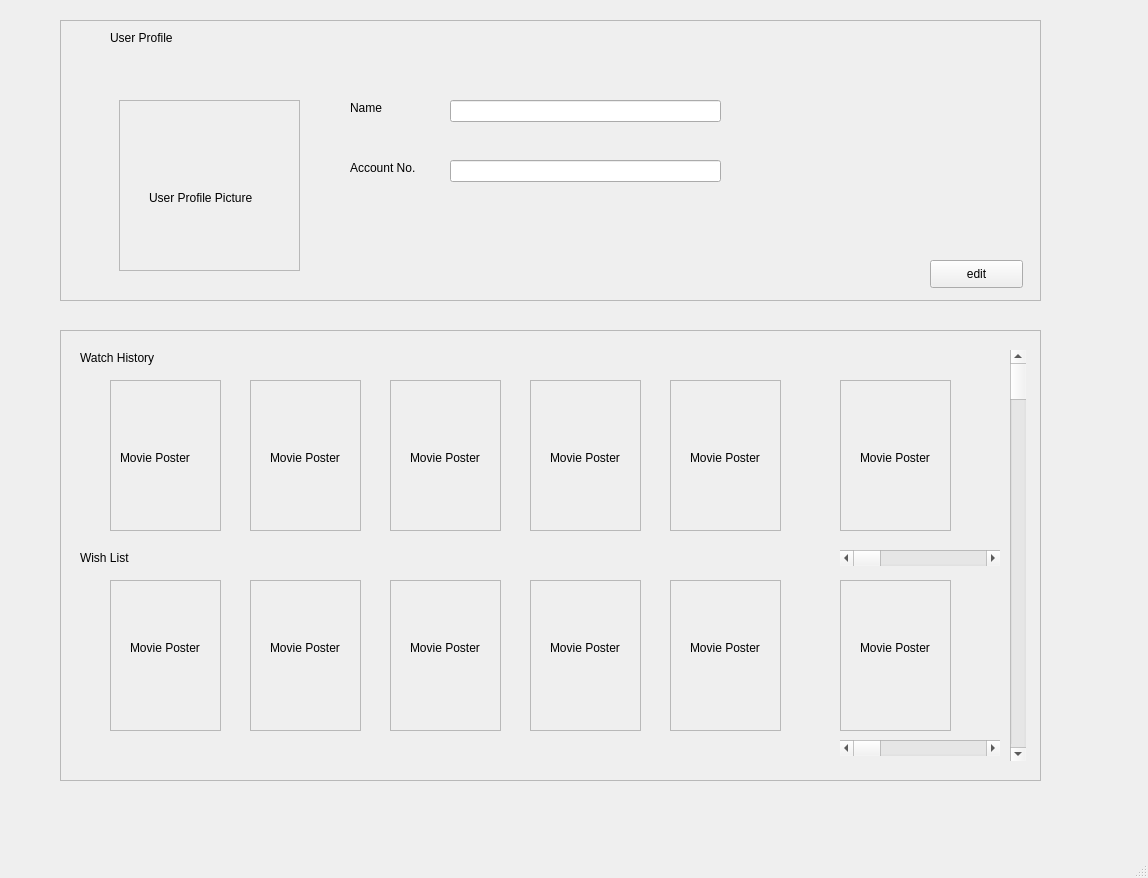
<?xml version="1.0" encoding="UTF-8"?>
<ui version="4.0">
 <class>MainWindow</class>
 <widget class="QMainWindow" name="MainWindow">
  <property name="geometry">
   <rect>
    <x>0</x>
    <y>0</y>
    <width>1148</width>
    <height>878</height>
   </rect>
  </property>
  <property name="windowTitle">
   <string>User Profile</string>
  </property>
  <widget class="QWidget" name="centralwidget">
   <widget class="QFrame" name="frame">
    <property name="geometry">
     <rect>
      <x>60</x>
      <y>20</y>
      <width>981</width>
      <height>281</height>
     </rect>
    </property>
    <property name="frameShape">
     <enum>QFrame::StyledPanel</enum>
    </property>
    <property name="frameShadow">
     <enum>QFrame::Raised</enum>
    </property>
    <widget class="QFrame" name="frame_2">
     <property name="geometry">
      <rect>
       <x>59</x>
       <y>80</y>
       <width>181</width>
       <height>171</height>
      </rect>
     </property>
     <property name="frameShape">
      <enum>QFrame::StyledPanel</enum>
     </property>
     <property name="frameShadow">
      <enum>QFrame::Raised</enum>
     </property>
     <widget class="QLabel" name="label_2">
      <property name="geometry">
       <rect>
        <x>30</x>
        <y>90</y>
        <width>151</width>
        <height>16</height>
       </rect>
      </property>
      <property name="text">
       <string>User Profile Picture</string>
      </property>
     </widget>
    </widget>
    <widget class="QLineEdit" name="lineEdit">
     <property name="geometry">
      <rect>
       <x>390</x>
       <y>80</y>
       <width>271</width>
       <height>22</height>
      </rect>
     </property>
    </widget>
    <widget class="QPushButton" name="pushButton">
     <property name="geometry">
      <rect>
       <x>870</x>
       <y>240</y>
       <width>93</width>
       <height>28</height>
      </rect>
     </property>
     <property name="text">
      <string>edit</string>
     </property>
    </widget>
    <widget class="QLabel" name="label">
     <property name="geometry">
      <rect>
       <x>50</x>
       <y>10</y>
       <width>151</width>
       <height>16</height>
      </rect>
     </property>
     <property name="text">
      <string>User Profile</string>
     </property>
    </widget>
    <widget class="QLabel" name="label_3">
     <property name="geometry">
      <rect>
       <x>290</x>
       <y>80</y>
       <width>55</width>
       <height>16</height>
      </rect>
     </property>
     <property name="text">
      <string>Name</string>
     </property>
    </widget>
    <widget class="QLabel" name="label_4">
     <property name="geometry">
      <rect>
       <x>290</x>
       <y>140</y>
       <width>81</width>
       <height>16</height>
      </rect>
     </property>
     <property name="text">
      <string>Account No.</string>
     </property>
    </widget>
    <widget class="QLineEdit" name="lineEdit_2">
     <property name="geometry">
      <rect>
       <x>390</x>
       <y>140</y>
       <width>271</width>
       <height>22</height>
      </rect>
     </property>
    </widget>
   </widget>
   <widget class="QFrame" name="frame_3">
    <property name="geometry">
     <rect>
      <x>60</x>
      <y>330</y>
      <width>981</width>
      <height>451</height>
     </rect>
    </property>
    <property name="frameShape">
     <enum>QFrame::StyledPanel</enum>
    </property>
    <property name="frameShadow">
     <enum>QFrame::Raised</enum>
    </property>
    <widget class="QLabel" name="label_5">
     <property name="geometry">
      <rect>
       <x>20</x>
       <y>20</y>
       <width>101</width>
       <height>16</height>
      </rect>
     </property>
     <property name="text">
      <string>Watch History</string>
     </property>
    </widget>
    <widget class="QLabel" name="label_6">
     <property name="geometry">
      <rect>
       <x>20</x>
       <y>220</y>
       <width>55</width>
       <height>16</height>
      </rect>
     </property>
     <property name="text">
      <string>Wish List</string>
     </property>
    </widget>
    <widget class="QScrollBar" name="horizontalScrollBar">
     <property name="geometry">
      <rect>
       <x>780</x>
       <y>220</y>
       <width>160</width>
       <height>16</height>
      </rect>
     </property>
     <property name="orientation">
      <enum>Qt::Horizontal</enum>
     </property>
    </widget>
    <widget class="QScrollBar" name="horizontalScrollBar_2">
     <property name="geometry">
      <rect>
       <x>780</x>
       <y>410</y>
       <width>160</width>
       <height>16</height>
      </rect>
     </property>
     <property name="orientation">
      <enum>Qt::Horizontal</enum>
     </property>
    </widget>
    <widget class="QFrame" name="frame_4">
     <property name="geometry">
      <rect>
       <x>50</x>
       <y>50</y>
       <width>111</width>
       <height>151</height>
      </rect>
     </property>
     <property name="frameShape">
      <enum>QFrame::StyledPanel</enum>
     </property>
     <property name="frameShadow">
      <enum>QFrame::Raised</enum>
     </property>
     <widget class="QLabel" name="label_7">
      <property name="geometry">
       <rect>
        <x>10</x>
        <y>70</y>
        <width>81</width>
        <height>16</height>
       </rect>
      </property>
      <property name="text">
       <string>Movie Poster</string>
      </property>
     </widget>
    </widget>
    <widget class="QFrame" name="frame_5">
     <property name="geometry">
      <rect>
       <x>190</x>
       <y>50</y>
       <width>111</width>
       <height>151</height>
      </rect>
     </property>
     <property name="frameShape">
      <enum>QFrame::StyledPanel</enum>
     </property>
     <property name="frameShadow">
      <enum>QFrame::Raised</enum>
     </property>
     <widget class="QLabel" name="label_8">
      <property name="geometry">
       <rect>
        <x>20</x>
        <y>70</y>
        <width>81</width>
        <height>16</height>
       </rect>
      </property>
      <property name="text">
       <string>Movie Poster</string>
      </property>
     </widget>
    </widget>
    <widget class="QFrame" name="frame_6">
     <property name="geometry">
      <rect>
       <x>330</x>
       <y>50</y>
       <width>111</width>
       <height>151</height>
      </rect>
     </property>
     <property name="frameShape">
      <enum>QFrame::StyledPanel</enum>
     </property>
     <property name="frameShadow">
      <enum>QFrame::Raised</enum>
     </property>
     <widget class="QLabel" name="label_9">
      <property name="geometry">
       <rect>
        <x>20</x>
        <y>70</y>
        <width>81</width>
        <height>16</height>
       </rect>
      </property>
      <property name="text">
       <string>Movie Poster</string>
      </property>
     </widget>
    </widget>
    <widget class="QFrame" name="frame_7">
     <property name="geometry">
      <rect>
       <x>470</x>
       <y>50</y>
       <width>111</width>
       <height>151</height>
      </rect>
     </property>
     <property name="frameShape">
      <enum>QFrame::StyledPanel</enum>
     </property>
     <property name="frameShadow">
      <enum>QFrame::Raised</enum>
     </property>
     <widget class="QLabel" name="label_10">
      <property name="geometry">
       <rect>
        <x>20</x>
        <y>70</y>
        <width>81</width>
        <height>16</height>
       </rect>
      </property>
      <property name="text">
       <string>Movie Poster</string>
      </property>
     </widget>
    </widget>
    <widget class="QFrame" name="frame_8">
     <property name="geometry">
      <rect>
       <x>610</x>
       <y>50</y>
       <width>111</width>
       <height>151</height>
      </rect>
     </property>
     <property name="frameShape">
      <enum>QFrame::StyledPanel</enum>
     </property>
     <property name="frameShadow">
      <enum>QFrame::Raised</enum>
     </property>
     <widget class="QLabel" name="label_11">
      <property name="geometry">
       <rect>
        <x>20</x>
        <y>70</y>
        <width>81</width>
        <height>16</height>
       </rect>
      </property>
      <property name="text">
       <string>Movie Poster</string>
      </property>
     </widget>
    </widget>
    <widget class="QFrame" name="frame_9">
     <property name="geometry">
      <rect>
       <x>780</x>
       <y>50</y>
       <width>111</width>
       <height>151</height>
      </rect>
     </property>
     <property name="frameShape">
      <enum>QFrame::StyledPanel</enum>
     </property>
     <property name="frameShadow">
      <enum>QFrame::Raised</enum>
     </property>
     <widget class="QLabel" name="label_12">
      <property name="geometry">
       <rect>
        <x>20</x>
        <y>70</y>
        <width>81</width>
        <height>16</height>
       </rect>
      </property>
      <property name="text">
       <string>Movie Poster</string>
      </property>
     </widget>
    </widget>
    <widget class="QFrame" name="frame_10">
     <property name="geometry">
      <rect>
       <x>50</x>
       <y>250</y>
       <width>111</width>
       <height>151</height>
      </rect>
     </property>
     <property name="frameShape">
      <enum>QFrame::StyledPanel</enum>
     </property>
     <property name="frameShadow">
      <enum>QFrame::Raised</enum>
     </property>
     <widget class="QLabel" name="label_13">
      <property name="geometry">
       <rect>
        <x>20</x>
        <y>60</y>
        <width>81</width>
        <height>16</height>
       </rect>
      </property>
      <property name="text">
       <string>Movie Poster</string>
      </property>
     </widget>
    </widget>
    <widget class="QFrame" name="frame_11">
     <property name="geometry">
      <rect>
       <x>190</x>
       <y>250</y>
       <width>111</width>
       <height>151</height>
      </rect>
     </property>
     <property name="frameShape">
      <enum>QFrame::StyledPanel</enum>
     </property>
     <property name="frameShadow">
      <enum>QFrame::Raised</enum>
     </property>
     <widget class="QLabel" name="label_14">
      <property name="geometry">
       <rect>
        <x>20</x>
        <y>60</y>
        <width>81</width>
        <height>16</height>
       </rect>
      </property>
      <property name="text">
       <string>Movie Poster</string>
      </property>
     </widget>
    </widget>
    <widget class="QFrame" name="frame_12">
     <property name="geometry">
      <rect>
       <x>330</x>
       <y>250</y>
       <width>111</width>
       <height>151</height>
      </rect>
     </property>
     <property name="frameShape">
      <enum>QFrame::StyledPanel</enum>
     </property>
     <property name="frameShadow">
      <enum>QFrame::Raised</enum>
     </property>
     <widget class="QLabel" name="label_15">
      <property name="geometry">
       <rect>
        <x>20</x>
        <y>60</y>
        <width>81</width>
        <height>16</height>
       </rect>
      </property>
      <property name="text">
       <string>Movie Poster</string>
      </property>
     </widget>
    </widget>
    <widget class="QFrame" name="frame_13">
     <property name="geometry">
      <rect>
       <x>470</x>
       <y>250</y>
       <width>111</width>
       <height>151</height>
      </rect>
     </property>
     <property name="frameShape">
      <enum>QFrame::StyledPanel</enum>
     </property>
     <property name="frameShadow">
      <enum>QFrame::Raised</enum>
     </property>
     <widget class="QLabel" name="label_16">
      <property name="geometry">
       <rect>
        <x>20</x>
        <y>60</y>
        <width>81</width>
        <height>16</height>
       </rect>
      </property>
      <property name="text">
       <string>Movie Poster</string>
      </property>
     </widget>
    </widget>
    <widget class="QFrame" name="frame_14">
     <property name="geometry">
      <rect>
       <x>610</x>
       <y>250</y>
       <width>111</width>
       <height>151</height>
      </rect>
     </property>
     <property name="frameShape">
      <enum>QFrame::StyledPanel</enum>
     </property>
     <property name="frameShadow">
      <enum>QFrame::Raised</enum>
     </property>
     <widget class="QLabel" name="label_17">
      <property name="geometry">
       <rect>
        <x>20</x>
        <y>60</y>
        <width>81</width>
        <height>16</height>
       </rect>
      </property>
      <property name="text">
       <string>Movie Poster</string>
      </property>
     </widget>
    </widget>
    <widget class="QFrame" name="frame_15">
     <property name="geometry">
      <rect>
       <x>780</x>
       <y>250</y>
       <width>111</width>
       <height>151</height>
      </rect>
     </property>
     <property name="frameShape">
      <enum>QFrame::StyledPanel</enum>
     </property>
     <property name="frameShadow">
      <enum>QFrame::Raised</enum>
     </property>
     <widget class="QLabel" name="label_18">
      <property name="geometry">
       <rect>
        <x>20</x>
        <y>60</y>
        <width>81</width>
        <height>16</height>
       </rect>
      </property>
      <property name="text">
       <string>Movie Poster</string>
      </property>
     </widget>
    </widget>
    <widget class="QScrollBar" name="verticalScrollBar">
     <property name="geometry">
      <rect>
       <x>950</x>
       <y>20</y>
       <width>16</width>
       <height>411</height>
      </rect>
     </property>
     <property name="orientation">
      <enum>Qt::Vertical</enum>
     </property>
    </widget>
   </widget>
  </widget>
  <widget class="QMenuBar" name="menubar">
   <property name="geometry">
    <rect>
     <x>0</x>
     <y>0</y>
     <width>1148</width>
     <height>26</height>
    </rect>
   </property>
  </widget>
  <widget class="QStatusBar" name="statusbar"/>
 </widget>
 <resources/>
 <connections/>
</ui>
